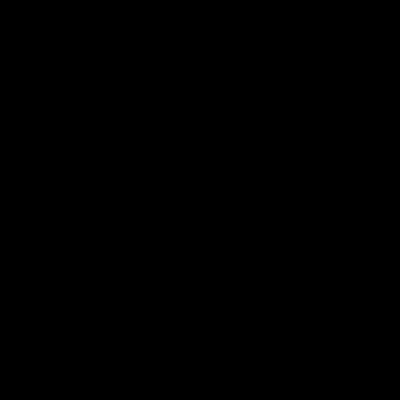
Frame 1 (no input)
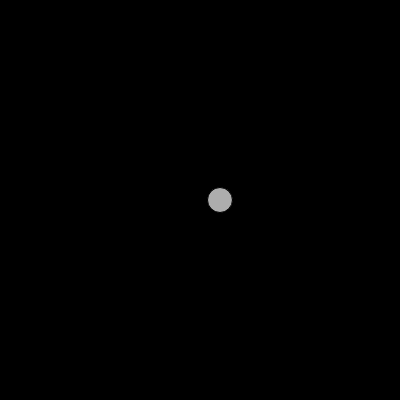
Frame 60 (no input)
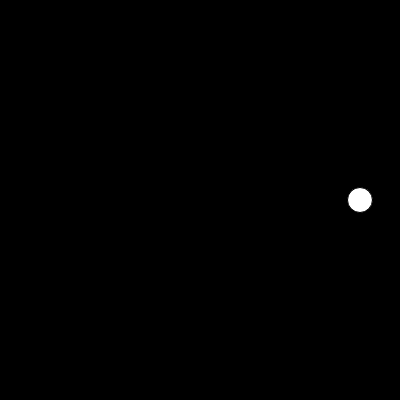
Frame 120 (the mouse pressed at the canvas centre since frame 60)

The p5.js sketch that drew these frames (run headless with seeded random() and noise() and a simulated clock; from frame 60 on, the mouse is pressed at the canvas centre):

// p5.js sketch
// ── sketch.js
let cx = 0;
let speed = 10;

function setup() {
  createCanvas(400, 400);
}

function draw() {
  background(0);
  fillBall();
  bball(200, 0, width);
}

function bball(cy, limit1, limit2) {
  cx += speed;
  if (cx > limit2) {
    speed = -speed;
  } else if (cx < limit1) {
    speed = -speed;
  }
  circle(cx, cy, 25);
}

function fillBall() {
  x = lerp(0, cx, 0.75);
  fill(x);
}
